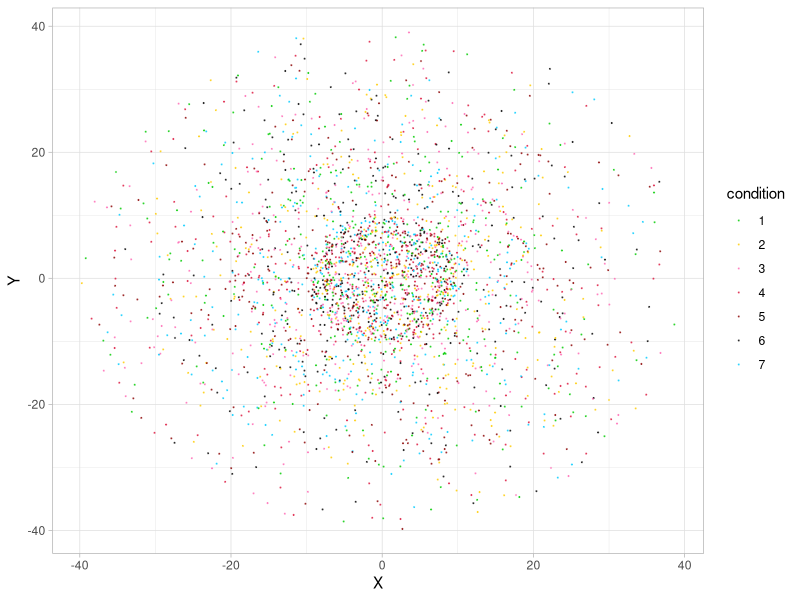
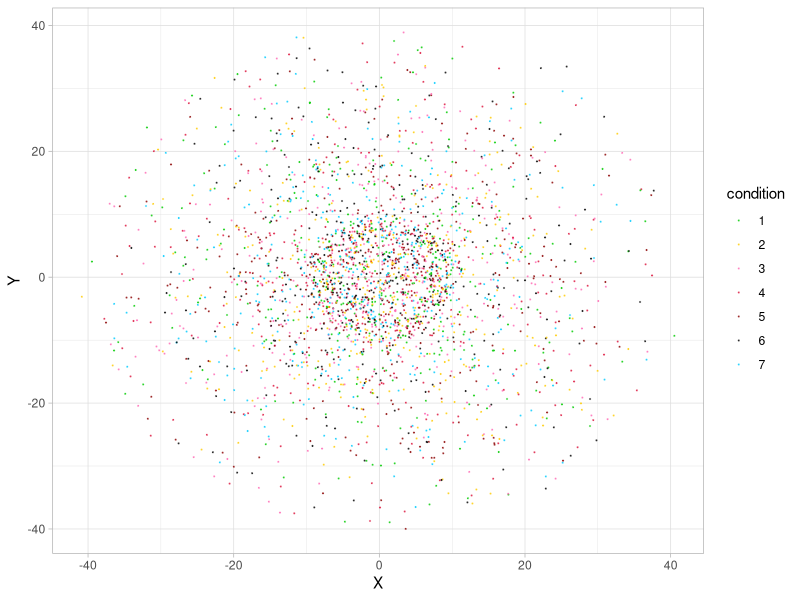

Generate these figures, in order, with R:
## ---- chunk 1
knitr::opts_chunk$set(echo = TRUE)
## ---- chunk 2
library(tidyverse)
library(ggplot2)
library(gganimate)
library(magick)

my_theme = theme_light() + theme(plot.title = element_text(hjust = 0.5), plot.subtitle = element_text(hjust = 0.5))
## ---- chunk 3
N = 3000
R = c(40,30,20,10)
P = c(1,2,3,4)
Times = 30
## ---- chunk 4
random_point_circle = function(R, N){
  # R: Radiu
  # N: Number of points
  
  if(length(R) != 1)
    stop('Length of R is not 1 in random_point_circle!')
  if(length(N) != 1)
    stop('Length of N is not 1 in random_point_circle!')
  if(N == 0){
    return(data.frame(X = NULL, Y = NULL))
  }
  
  U = runif(N, 0, R^2)
  A = runif(N, 0 ,2*pi)
  X = sqrt(U)*cos(A)
  Y = sqrt(U)*sin(A)
  return(data.frame(X = X, Y = Y))
}
## ---- chunk 5
intialize_points = function(N, R, P){
  # N: Total number of points
  # R: A vector of radius
  # P: A vector of the proportion of points in each ring area
  
  if(length(N) != 1)
    stop('Length of N is not 1 in intialize_points!')
  if(length(R) != length(P))
    stop('R and P have different length in intialize_points!')
  if(length(R) == 0)
    stop('Length of R is 0 in intialize_points!')
  
  R = sort(R, decreasing = TRUE)
  L = length(R)
  S = R^2
  
  S = S/sum(S)
  P = P/sum(P)
  
  if(mean(P/S == sort(P/S)) != 1)
    stop('The proportion of area is not increasing in intialize_points!')
  
  data = data.frame(X = NULL, Y = NULL)
  
  number_of_points = rep(0, L)
  for(i in 1:L){
    total_area = S[i]
    if(i == L){
      current_area = S[i]
    } else{
      current_area = S[i]-S[i+1]
    }
    need_points = P[i]*N - number_of_points[i]
    generate_points = round(need_points / current_area * total_area)
    data = rbind(data, random_point_circle(R[i],  generate_points))
    if(i == L){
      number_of_points[L] = number_of_points[L] + generate_points 
    } else{
      number_of_points[i:L] = number_of_points[i:L] + (S[i:L] - c(S[(i+1):L],0)) / total_area * generate_points
    }

  }
  
  return(list(data, number_of_points))
}
## ---- chunk 6
intialize = intialize_points(N, R, P)
data = intialize[[1]]
# To check if the number of data is right
number_of_points = intialize[[2]]
number_of_points
P/sum(P)*N
## ---- chunk 7
# To check the number of data in each ring
check_data = data %>% mutate(Radiu = sqrt(X^2+Y^2))
check_data %>% filter(Radiu<R[1]) %>% nrow()
check_data %>% filter(Radiu<R[2]) %>% nrow()
check_data %>% filter(Radiu<R[3]) %>% nrow()
check_data %>% filter(Radiu<R[4]) %>% nrow()
## ---- chunk 8
plot_points = function(data, condition){
  # data: A Data frame contains X and Y in first 2 column
  # condition: A vector contains 7 factors of illness
  
  c = colnames(data)
  if(c[1] != 'X' | c[2] != 'Y')
    stop('Wrong name in data in plot_points!')
  
  if(nrow(data) != length(condition %>% unlist))
    stop('Wrong nrow of condition in plot_points!')
  
  t = tibble(X = data$X, Y = data$Y, condition = as.factor(condition))
  g = t %>%
    ggplot(aes(x = X, y = Y, color = condition)) + 
    geom_point(size = 0.1, alpha = 0.6) + 
    scale_color_manual(values=c('#00CC00', '#FFCC00', '#FF69B4', '#DC143C', '#8B0000', '#000000', '#00CCFF')) + 
    my_theme
  g
}
## ---- chunk 9
# Condition meaning and color
# 1: Healthy, '#00CC00'
# 2: Incubation period, '#FFCC00'
# 3: Moderate, '#FF69B4'
# 4: Severe, '#DC143C'
# 5: Cirtical, '#8B0000'
# 6: Death, '#000000'
# 7: Cure, '#00CCFF'

test_condition = sample(1:7, N, replace = TRUE) 
plot_points(data, test_condition)
## ---- chunk 10
random_walk = function(data, v){
  # data: A Data frame contains X and Y in first 2 column
  # v: A vector contains the speed of points
  
  N = nrow(data)
  if(N != length(v %>% unlist))
    stop('Wrong nrow of v in Random_Walk!')
  
  distance = rnorm(N, v, sd = v/1.5)
  distance[distance < 0] = 0
  
  A = runif(N, 0 ,2*pi)
  data$X = data$X + distance * cos(A)
  data$Y = data$Y + distance * sin(A)
  
  return(data)
}
## ---- chunk 11
v = rnorm(N, 1, 0.5)
v[v < 0] = 0
new_data = random_walk(data, v)
plot_points(new_data, test_condition)
## ---- chunk 12
simulation_points = function(N, R, P, Times){
  # N: Total number of points
  # R: A vector of radius
  # P: A vector of the proportion of points in each ring area
  # Time: The number of days (running times)
  
  whole_data = data.frame(X = NULL, Y = NULL, Condition = NULL, Time = NULL)
  intialize = intialize_points(N, R, P)
  data = intialize[[1]]
  condition = rep(1, N)
  whole_data = rbind(whole_data, cbind(data, Condition = condition, Time = rep(0, N)))
  
  v = rnorm(N, 1, 0.5)
  v[v < 0] = 0
  
  # If change nrow of data, need to change nrow of condition
  for(t in 1:Times){
    if(t == round(Times/3))
      condition = rep(2, N)
    if(t == round(Times/3*2))
      condition = rep(3, N)
    data = random_walk(data, v)
    whole_data = rbind(whole_data, cbind(data, Condition = condition, Time = rep(t, nrow(data))))
  }
  
  return(whole_data)
}
## ---- chunk 13
whole_data = simulation_points(N, R, P, Times)
## ---- chunk 14
generate_gif = function(whole_data){
  # whole_data: A data.frame contains X, Y, Condition and Time
  
  p = whole_data %>% 
    ggplot(aes(x = X, y = Y, color = as.factor(Condition), group = 1L)) + 
    geom_point(alpha = 0.6) + 
    scale_color_manual(values=c('#00CC00', '#FFCC00', '#FF69B4', '#DC143C', '#8B0000', '#000000', '#00CCFF')) + 
    transition_time(Time) + 
    ease_aes('linear')
  
  image <- animate(p)
  image_write(image, "output.gif")
}

## ---- chunk 15
generate_gif(whole_data)
